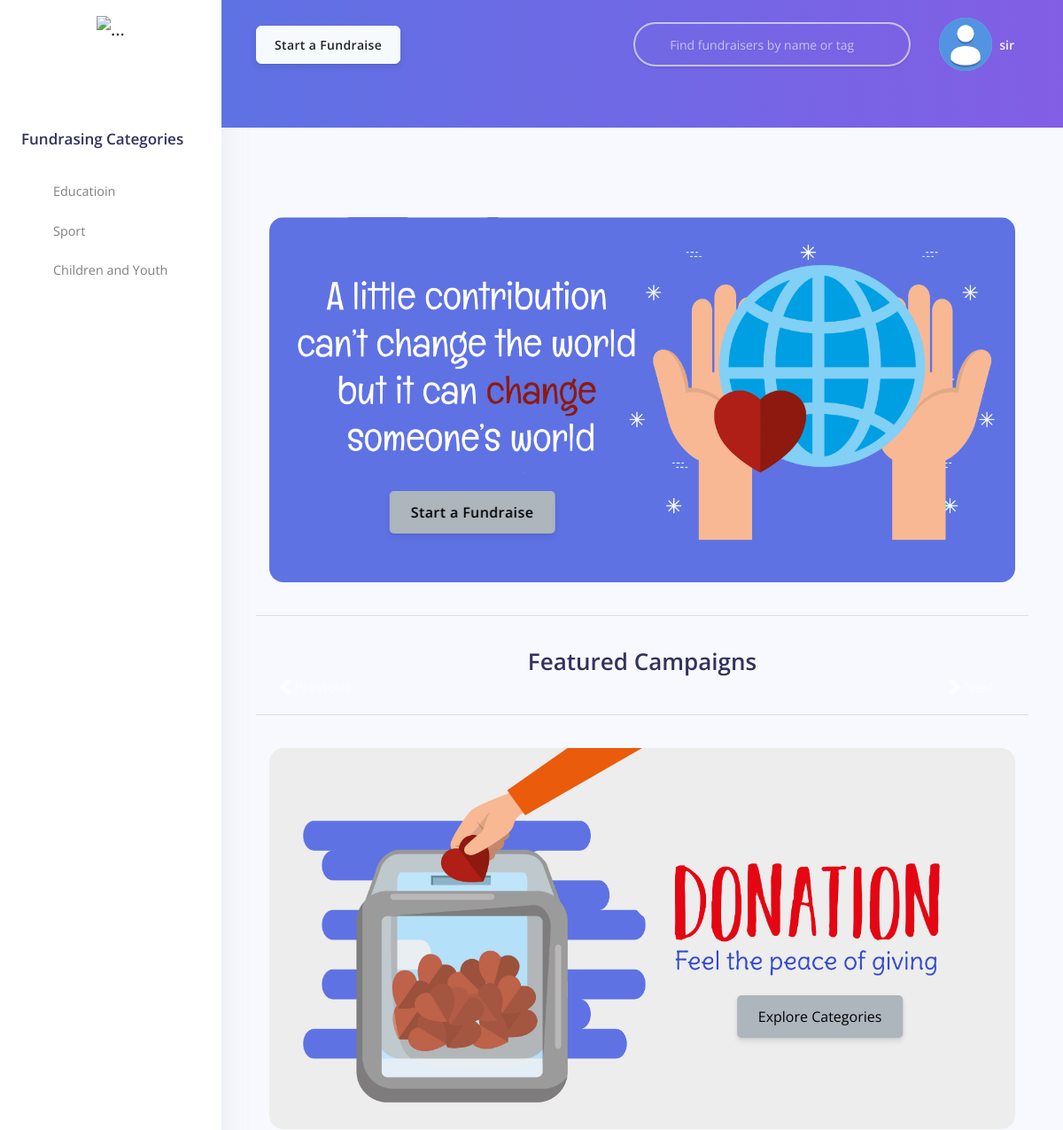
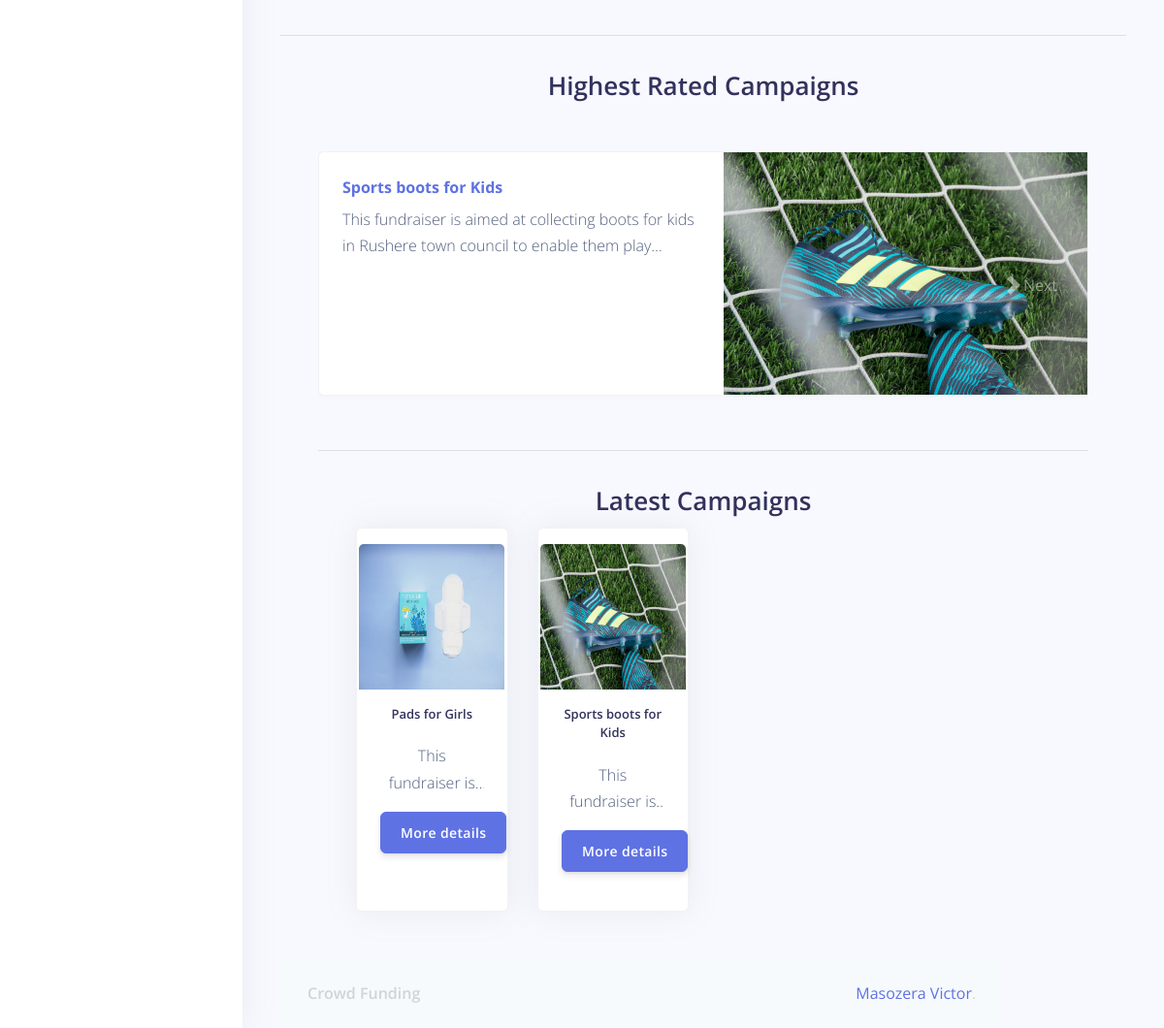
Page / (signed in) on the committed database (2 pictures, top to bottom).
### campaign/models.py (models this page shows, shortened)
class Category(models.Model):
    label = models.CharField(max_length=50, unique=True)
    class Meta:
        verbose_name_plural = "Categories"

class Campaign(models.Model):
    title = models.CharField(max_length=50)
    details = models.TextField(max_length=2000)
    target = models.PositiveIntegerField()
    start_date = models.DateTimeField(default=timezone.now)
    end_date = models.DateTimeField(default=in_fourteen_days)
    creation_date = models.DateTimeField(default=timezone.now)
    is_featured = models.BooleanField(default=False)
    creator = models.ForeignKey(
        User, on_delete=models.CASCADE, default=None, related_name="campaigns")
    category = models.ForeignKey(Category, on_delete=models.PROTECT)
    tags = TaggableManager(blank=True)
    comments = GenericRelation(Comment)
    errors = {}

class CampaignImage(models.Model):
    path = models.ImageField(upload_to='campaign', verbose_name='Image')
    campaign = models.ForeignKey(
        Campaign, on_delete=models.CASCADE, related_name="images")

### user/models.py (models this page shows, shortened)
class User (AbstractBaseUser, PermissionsMixin):
    email = models.EmailField(
        max_length=255, verbose_name='email', unique=True)
    is_admin = models.BooleanField(default=False)
    is_staff = models.BooleanField(default=False)
    is_active = models.BooleanField(default=False)
    last_login = models.DateTimeField(
        blank=True, null=True, verbose_name='last login')
    date_joined = models.DateTimeField(auto_now_add=True)
    first_name = models.CharField(max_length=20, verbose_name='first name')
    last_name = models.CharField(
        max_length=20, default='',  verbose_name='last name')
    phone = models.CharField(max_length=15,  verbose_name='phone')
    avatar = models.ImageField(
        upload_to="profile_images", verbose_name='profile picture', default='profile_images/default-pic.jpeg')
    country = models.CharField(
        max_length=20, blank=True, default='',  verbose_name='country')
    birthdate = models.DateField(
        blank=True, null=True, verbose_name='birthdate')
    fb_account = models.URLField(blank=True)
    USERNAME_FIELD = 'email'
    REQUIRED_FIELDS = ['first_name']
    EMAIL_FIELD = 'email'
    objects = UserManager()
    def __str__(self):
        return str(self.first_name + ' ' + self.last_name)

### home/views.py (the view)
# urls.py: path('', views.index, name='home'),
def index(request):
    highest_rated_campaigns = Campaign.objects.annotate(
        avg_rate=Avg('ratings__value')).order_by('-avg_rate')[:5]
    latest_campaigns = Campaign.objects.order_by('-creation_date')[:8]
    featured_campaigns = Campaign.objects.filter(is_featured=1)
    categories = Category.objects.all()
    return render(request, 'home/index.html',
                  {'highest_rated_campaigns': highest_rated_campaigns,
                   'latest_campaigns': latest_campaigns, 'featured_campaigns': featured_campaigns,
                   'categories': categories})

### home/templates/home/index.html (shortened to what this page needs)
{% extends 'layouts/base-categories.html' %}
{% load static %}
{% block stylesheets %}
  <link rel="stylesheet" type="text/css" href="{% static 'home/home.css' %}"/>
{% endblock stylesheets %}
{% block content %}
{% include 'includes/header.html' %}
<div class="container-fluid mt-3">
    {% include 'home/fundraise_banner.html' %}
    {% include 'home/featured_campaigns.html' %}
    {% include 'home/donate_banner.html' %}
    {% include 'home/highest_rated_campaigns.html' %}
    {% include 'home/latest_campaigns.html' %}
</div>
{% endblock content %}

### templates/includes/sidenav-categories.html (shortened to what this page needs)
{% load static %}
  <nav class="navbar navbar-vertical fixed-left navbar-expand-md navbar-light bg-white" id="sidenav-main">
    <div class="container-fluid">
      <a class="navbar-brand pt-0" href="{% url 'home:home' %}">
        <img src="{% static 'img/brand/blue.png' %}"  class="navbar-brand-img" alt="...">
      </a>
      <div class="collapse navbar-collapse" id="sidenav-collapse-main">
        <h3 class="mb-4 mt-5">Fundrasing Categories</h3>
        <ul class="navbar-nav">
          {% for category in categories %}
          <li class="nav-item">
            <a class=" nav-link {% if 'index' in segment %} active {% endif %}" href="{% url 'home:category' category.id %}">
              <i class="ni ni-tv-2 text-primary"></i> {{category.label}}
            </a>
          </li>
          {% endfor %}
        </ul>
      </div>
    </div>
  </nav>

### templates/includes/navigation.html (shortened to what this page needs)
 {% load static %}
    <nav class="navbar navbar-top navbar-expand-md navbar-dark" id="navbar-main">
      <div class="container-fluid">
        <div>
          <a href="{%url 'create_campaign' %}" class="btn btn-secondary">Start a Fundraise</a>
        </div>
        <form method="GET" autocomplete="off" action = "{% url 'campaign_search_all' %}"
        class="navbar-search navbar-search-dark form-inline mr-3 d-none d-md-flex ml-lg-auto">
          <div id="focusArea" class="form-group mb-0">
            <div class="search-area">
              <div class="input-group input-group-alternative">
                <div class="input-group-prepend">
                  <span class="input-group-text"><i class="fas fa-search"></i></span>
                </div>
                <input class="form-control" id="searchBar" name="key" placeholder="Find fundraisers by name or tag" type="text">
              </div>
            </div>
          </div>
        </form>
        {% if request.user.is_authenticated %}
        <ul class="navbar-nav mr-3 align-items-center d-none d-md-flex">
          <li class="nav-item dropdown">
            <a class="nav-link pr-0" href="#" role="button" data-toggle="dropdown" aria-haspopup="true" aria-expanded="false">
              <div class="media align-items-center">
                <span class="avatar avatar-sm rounded-circle">
                  <img alt="Image placeholder" src="{{request.user.avatar.url}}">
                </span>
                <div class="media-body ml-2 d-none d-lg-block">
                  <span class="mb-0 text-sm  font-weight-bold">
                    {{ request.user }}
                  </span>
                </div>
              </div>
            </a>
          </li>
        </ul>
        {% else %}
          <form action="{% url 'login' %}" >
            <input type="submit" value="Sign in" class="btn btn-outline-light btn-border"/>
          </form>
        {% endif %}
      </div>
    </nav>

### home/templates/home/highest_rated_campaigns.html
<div class="container-fluid mt-3">
  <h1 class="text-center mb-5">Highest Rated Campaigns</h1>
  <div id="carouselExampleFade" class="mt-3 carousel slide carousel-fade" data-interval="1000" data-bs-ride="carousel">
    <div class="carousel-inner">
      {% for highest_rated_campaign in highest_rated_campaigns %}
      {% if forloop.first %}
      <div class="carousel-item active">
        {% else %}
      <div class="carousel-item">
        {% endif %}
        <div class="card flex-md-row mb-4 shadow-sm h-md-250">
          <div class="card-body d-flex flex-column align-items-start">
              <strong class="d-inline-block mb-2 text-primary"><a href="{%url 'campaign_show' highest_rated_campaign.id%}">{{highest_rated_campaign.title}}</a></strong>
              <p class="card-text mb-auto cut-text">{{highest_rated_campaign.details}}</p>
          </div>
            <img class="card-img-right flex-auto d-none d-lg-block" alt="Thumbnail [200x250]"
              src="{{highest_rated_campaign.images.first.path.url}}" style="width:400px; height: 250px;">
        </div>
      </div>
      {% endfor %}
    </div>
    <button class="carousel-control-prev" type="button" data-bs-target="#carouselExampleFade" data-bs-slide="prev">
      <span class="carousel-control-prev-icon" aria-hidden="true"></span>
      <span class="visually-hidden">Previous</span>
    </button>
    <button class="carousel-control-next" type="button" data-bs-target="#carouselExampleFade" data-bs-slide="next">
      <span class="carousel-control-next-icon" aria-hidden="true"></span>
      <span class="visually-hidden">Next</span>
    </button>
  </div>
  <hr>

### home/templates/home/latest_campaigns.html
  <h1 class="text-center mt-3 ">Latest Campaigns</h1>
  <div class="container-fluid">
    <div class="row">
        {% for latest_campaign in latest_campaigns %}
          <div class="col-xl-3 col-lg-4">
            <div class="card card-stats mb-4 mb-xl-4 text-center h-100 shadow" >
              <img  class="mt-3 card-img-top" src="{{latest_campaign.images.first.path.url}}" alt="Card image cap">
              <div class="card-body">
                <h5 class="card-title block-inline cut-text">{{latest_campaign.title}}</h5>
                <p class="card-text cut-text">{{latest_campaign.details}}</p>
                <a href="{%url 'campaign_show' latest_campaign.id%}" class="btn btn-primary">More details</a>
              </div>
            </div>
          </div>
        {% endfor %}
    </div>
  </div>

### home/static/home/home.css (style rules this page uses)
.card-img-top { margin: auto; min-width: 150px; min-height: 150px; max-width: 150px; max-height: 150px; }

### templates/includes/navigation.html (style rules this page uses)
.search-area { position: relative; z-index: 1; }

### rows in the picture
Category: label "Educatioin"
Category: label "Sport"
Category: label "Children and Youth"
User: user.avatar (placeholder picture), user "sir"
Campaign: title "Sports boots for Kids", details "This fundraiser is aimed at collecting boots for kids in Rushere town council to enable them…", images.first.path (picture), details "This fundraiser…"
Campaign: images.first.path (picture), title "Pads for Girls", details "This fundraiser…"
